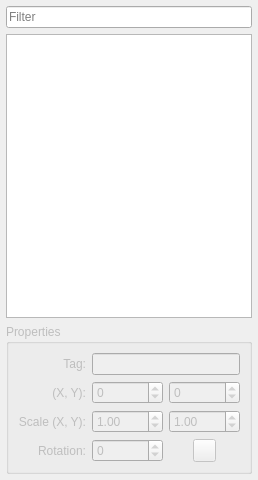
<?xml version="1.0" encoding="UTF-8"?>
<ui version="4.0">
 <class>SceneEntityEditorForm</class>
 <widget class="QWidget" name="SceneEntityEditorForm">
  <property name="geometry">
   <rect>
    <x>0</x>
    <y>0</y>
    <width>240</width>
    <height>480</height>
   </rect>
  </property>
  <property name="windowTitle">
   <string>Form</string>
  </property>
  <layout class="QVBoxLayout" name="verticalLayout">
   <property name="leftMargin">
    <number>6</number>
   </property>
   <property name="topMargin">
    <number>6</number>
   </property>
   <property name="rightMargin">
    <number>6</number>
   </property>
   <property name="bottomMargin">
    <number>6</number>
   </property>
   <item>
    <widget class="QLineEdit" name="filterLineEdit">
     <property name="placeholderText">
      <string>Filter</string>
     </property>
    </widget>
   </item>
   <item>
    <widget class="QListView" name="entitiesList"/>
   </item>
   <item>
    <widget class="QGroupBox" name="groupBoxProperties">
     <property name="enabled">
      <bool>false</bool>
     </property>
     <property name="minimumSize">
      <size>
       <width>0</width>
       <height>144</height>
      </size>
     </property>
     <property name="title">
      <string>Properties</string>
     </property>
     <layout class="QGridLayout" name="gridLayout" columnstretch="0,50,50">
      <item row="1" column="2">
       <widget class="QSpinBox" name="spinBoxY">
        <property name="minimum">
         <number>-2147483647</number>
        </property>
        <property name="maximum">
         <number>2147483647</number>
        </property>
       </widget>
      </item>
      <item row="2" column="0">
       <widget class="QLabel" name="labelScale">
        <property name="layoutDirection">
         <enum>Qt::LeftToRight</enum>
        </property>
        <property name="text">
         <string>Scale (X, Y):</string>
        </property>
        <property name="alignment">
         <set>Qt::AlignRight|Qt::AlignTrailing|Qt::AlignVCenter</set>
        </property>
       </widget>
      </item>
      <item row="3" column="1">
       <widget class="QSpinBox" name="spinBoxRotation">
        <property name="wrapping">
         <bool>true</bool>
        </property>
        <property name="accelerated">
         <bool>false</bool>
        </property>
        <property name="correctionMode">
         <enum>QAbstractSpinBox::CorrectToNearestValue</enum>
        </property>
        <property name="maximum">
         <number>360</number>
        </property>
       </widget>
      </item>
      <item row="2" column="2">
       <widget class="QDoubleSpinBox" name="doubleSpinBoxScaleY">
        <property name="maximum">
         <double>128.000000000000000</double>
        </property>
        <property name="singleStep">
         <double>0.250000000000000</double>
        </property>
        <property name="value">
         <double>1.000000000000000</double>
        </property>
       </widget>
      </item>
      <item row="2" column="1">
       <widget class="QDoubleSpinBox" name="doubleSpinBoxScaleX">
        <property name="decimals">
         <number>2</number>
        </property>
        <property name="maximum">
         <double>128.000000000000000</double>
        </property>
        <property name="singleStep">
         <double>0.250000000000000</double>
        </property>
        <property name="value">
         <double>1.000000000000000</double>
        </property>
       </widget>
      </item>
      <item row="1" column="0">
       <widget class="QLabel" name="labelPosition">
        <property name="layoutDirection">
         <enum>Qt::LeftToRight</enum>
        </property>
        <property name="text">
         <string>(X, Y):</string>
        </property>
        <property name="alignment">
         <set>Qt::AlignRight|Qt::AlignTrailing|Qt::AlignVCenter</set>
        </property>
       </widget>
      </item>
      <item row="0" column="0">
       <widget class="QLabel" name="labelTag">
        <property name="layoutDirection">
         <enum>Qt::LeftToRight</enum>
        </property>
        <property name="text">
         <string>Tag:</string>
        </property>
        <property name="alignment">
         <set>Qt::AlignRight|Qt::AlignTrailing|Qt::AlignVCenter</set>
        </property>
       </widget>
      </item>
      <item row="0" column="1" colspan="2">
       <widget class="QLineEdit" name="lineEditTag"/>
      </item>
      <item row="1" column="1">
       <widget class="QSpinBox" name="spinBoxX">
        <property name="minimum">
         <number>-2147483647</number>
        </property>
        <property name="maximum">
         <number>2147483647</number>
        </property>
       </widget>
      </item>
      <item row="3" column="0">
       <widget class="QLabel" name="labelRotation">
        <property name="layoutDirection">
         <enum>Qt::LeftToRight</enum>
        </property>
        <property name="text">
         <string>Rotation:</string>
        </property>
        <property name="alignment">
         <set>Qt::AlignRight|Qt::AlignTrailing|Qt::AlignVCenter</set>
        </property>
       </widget>
      </item>
      <item row="3" column="2" alignment="Qt::AlignHCenter">
       <widget class="QPushButton" name="pushButtonBlendColor">
        <property name="sizePolicy">
         <sizepolicy hsizetype="Fixed" vsizetype="Fixed">
          <horstretch>0</horstretch>
          <verstretch>0</verstretch>
         </sizepolicy>
        </property>
        <property name="minimumSize">
         <size>
          <width>23</width>
          <height>23</height>
         </size>
        </property>
        <property name="maximumSize">
         <size>
          <width>23</width>
          <height>23</height>
         </size>
        </property>
        <property name="text">
         <string/>
        </property>
        <property name="checkable">
         <bool>false</bool>
        </property>
        <property name="checked">
         <bool>false</bool>
        </property>
        <property name="flat">
         <bool>false</bool>
        </property>
       </widget>
      </item>
     </layout>
    </widget>
   </item>
  </layout>
 </widget>
 <resources/>
 <connections/>
</ui>
